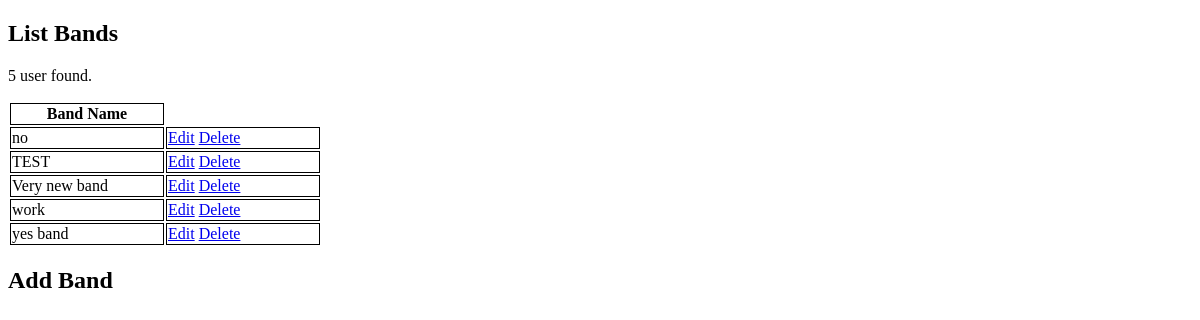
Page /Assignment/Admin/Unused/listBands.php on the earlier database version.
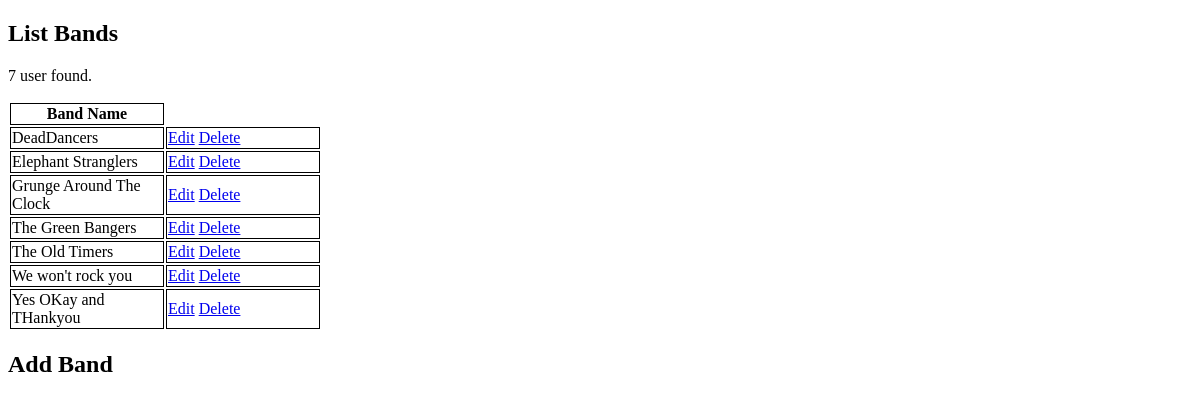
Same page on the later database version.
### tables this page shows
CREATE TABLE `band` (
  `band_id` int(11) UNSIGNED NOT NULL,
  `band_name` varchar(50) NOT NULL
);

### Assignment/Admin/Unused/listBands.php (the view, shortened to what this page needs)
<!DOCTYPE html>
<html>
<head>
</head>
<body>
<h2><strong>List Bands</strong></h2>
<?php
  @ $db = new mysqli('localhost', 'root', '', 'assignmentone');
    $query = "SELECT * FROM band";
	$results = $db->query($query);
	echo '<p>'.$results->num_rows.' user found.</p>';
  echo '<table><tr>';
  echo '<th>Band Name</th>';
  echo '</tr>';
  while ($row = $results->fetch_assoc())
  {
    echo '<tr><td>'.$row['band_name'].'</td>';
  echo '<td><a href="editBand.php?edit_id='.$row['band_id'].'">Edit</a> ';
  echo '<a href="AdminPage.php?del_id='.$row['band_id'].'"onclick="return confirm(\Are you sure?\');">Delete</a></td></tr>';
  }
  echo '</table>';
?>
<h2>Add Band</h2>
</body>
<html>

Differences in the rows shown:
changed band: band_name "yes band" → "DeadDancers"; moves up the list
changed band: band_name "work" → "Elephant Stranglers"; moves up the list
changed band: band_name "TEST" → "Grunge Around The Clock"; moves down the list
changed band: band_name "no" → "The Green Bangers"
added band: band_name "The Old Timers"
changed band: band_name "Very new band" → "We won't rock you"
added band: band_name "Yes OKay and THankyou"
Other differences:
$results->num_rows: "5" → "7"
